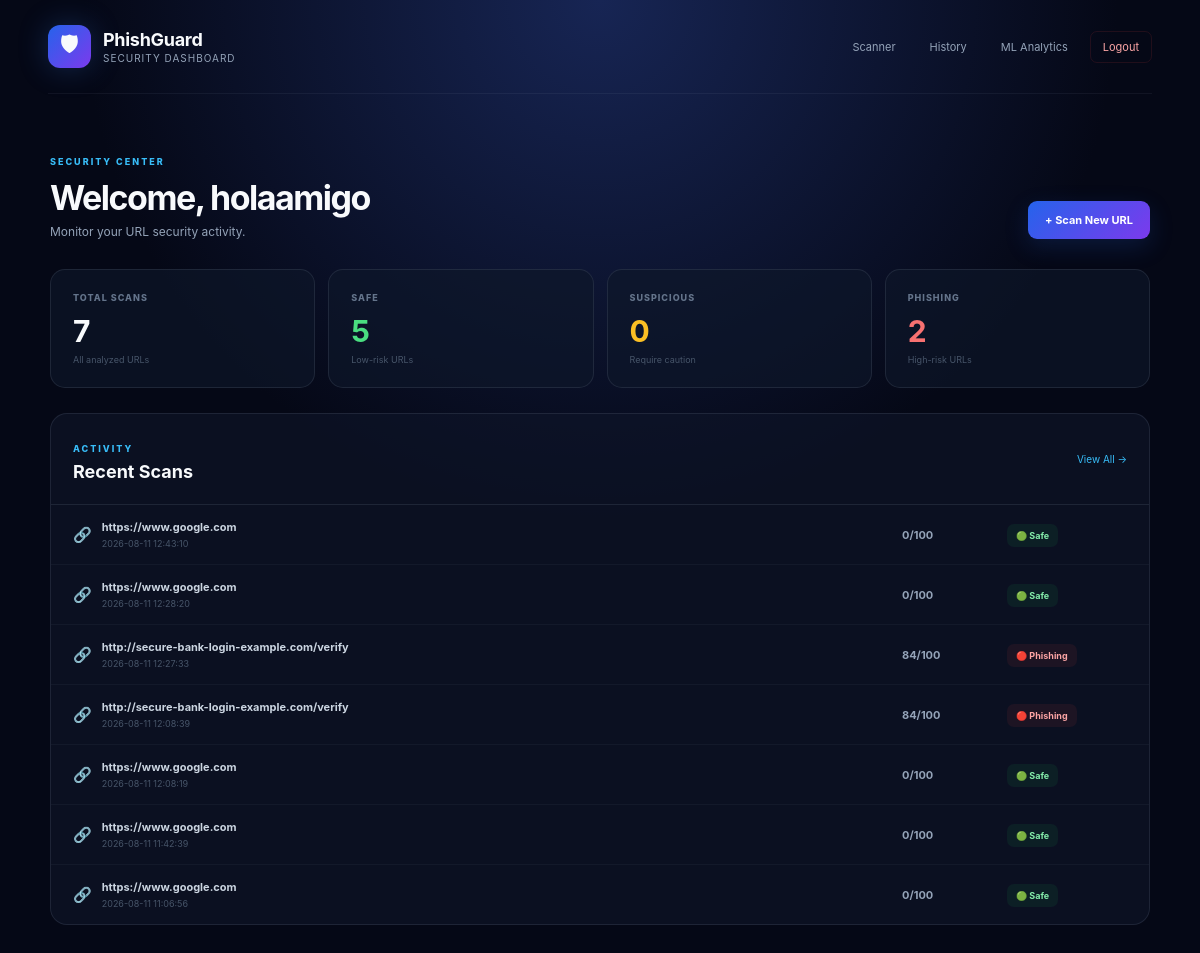
The app's page /dashboard (signed in) with its own data.
### tables this page shows
CREATE TABLE scans (

            id INTEGER PRIMARY KEY AUTOINCREMENT,

            user_id INTEGER,

            url TEXT NOT NULL,

            result TEXT NOT NULL,

            risk_score INTEGER NOT NULL,

            phishing_probability REAL NOT NULL,

            created_at TIMESTAMP DEFAULT CURRENT_TIMESTAMP,

            FOREIGN KEY(user_id)
                REFERENCES users(id)

        );

### app.py (the view)
@app.route("/dashboard")
@login_required
def dashboard():
    user_id = session["user_id"]
    connection = get_db()
    total = connection.execute(
        """
        SELECT COUNT(*)
        AS count

        FROM scans

        WHERE user_id = ?
        """,
        (user_id,)
    ).fetchone()["count"]
    safe = connection.execute(
        """
        SELECT COUNT(*)
        AS count

        FROM scans

        WHERE user_id = ?
        AND result = 'Safe'
        """,
        (user_id,)
    ).fetchone()["count"]
    suspicious = connection.execute(
        """
        SELECT COUNT(*)
        AS count

        FROM scans

        WHERE user_id = ?
        AND result = 'Suspicious'
        """,
        (user_id,)
    ).fetchone()["count"]
    phishing = connection.execute(
        """
        SELECT COUNT(*)
        AS count

        FROM scans

        WHERE user_id = ?
        AND result = 'Phishing'
        """,
        (user_id,)
    ).fetchone()["count"]
    recent_scans = connection.execute(
        """
        SELECT *

        FROM scans

        WHERE user_id = ?

        ORDER BY id DESC

        LIMIT 8
        """,
        (user_id,)
    ).fetchall()
    connection.close()
    return render_template(
        "dashboard.html",
        total=total,
        safe=safe,
        suspicious=suspicious,
        phishing=phishing,
        recent_scans=recent_scans
    )

### app.py (called while the page is built, shortened)
def get_db():
    connection = sqlite3.connect(
        DATABASE
    )
    connection.row_factory = sqlite3.Row
    return connection

def login_required(function):
    @wraps(function)
    def decorated_function(*args, **kwargs):
        return function(
            *args,
            **kwargs
        )
    return decorated_function

### templates/dashboard.html (shortened to what this page needs)
<!DOCTYPE html>
<html lang="en">
<head>
    <link rel="stylesheet"
          href="{{ url_for('static', filename='style.css') }}">
</head>
<body class="dashboard-page">
<nav class="dashboard-nav">
    <div class="brand">
        <div class="brand-icon">
            🛡
        </div>
        <div>
            <h2>
                PhishGuard
            </h2>
            <span>
                Security Dashboard
            </span>
        </div>
    </div>
    <div class="dashboard-links">
        <a href="{{ url_for('home') }}">
            Scanner
        </a>
        <a href="{{ url_for('history') }}">
            History
        </a>
        <a href="{{ url_for('ml_analytics') }}">
            ML Analytics
        </a>
        <a href="{{ url_for('logout') }}"
           class="logout-link">
            Logout
        </a>
    </div>
</nav>
<main class="dashboard-container">
<div class="dashboard-heading">
    <div>
        <span class="mini-label">
            SECURITY CENTER
        </span>
        <h1>
            Welcome, {{ session.username }}
        </h1>
        <p>
            Monitor your URL security activity.
        </p>
    </div>
    <a
        href="{{ url_for('home') }}"
        class="scan-new-button">
        + Scan New URL
    </a>
</div>
<div class="dashboard-stats">
    <div class="dashboard-stat">
        <span>
            TOTAL SCANS
        </span>
        <strong>
            {{ total }}
        </strong>
        <small>
            All analyzed URLs
        </small>
    </div>
    <div class="dashboard-stat safe-stat">
        <span>
            SAFE
        </span>
        <strong>
            {{ safe }}
        </strong>
        <small>
            Low-risk URLs
        </small>
    </div>
    <div class="dashboard-stat warning-stat">
        <span>
            SUSPICIOUS
        </span>
        <strong>
            {{ suspicious }}
        </strong>
        <small>
            Require caution
        </small>
    </div>
    <div class="dashboard-stat danger-stat">
        <span>
            PHISHING
        </span>
        <strong>
            {{ phishing }}
        </strong>
        <small>
            High-risk URLs
        </small>
    </div>
</div>
<div class="dashboard-panel">
    <div class="panel-header">
        <div>
            <span class="mini-label">
                ACTIVITY
            </span>
            <h2>
                Recent Scans
            </h2>
        </div>
        <a href="{{ url_for('history') }}">
            View All →
        </a>
    </div>
    {% if recent_scans %}
        <div class="scan-table">
            {% for scan in recent_scans %}
            <div class="scan-row">
                <div class="scan-url">
                    <span>
                        🔗
                    </span>
                    <div>
                        <strong>
                            {{ scan['url'] }}
                        </strong>
                        <small>
                            {{ scan['created_at'] }}
                        </small>
                    </div>
                </div>
                <div class="scan-score">
                    {{ scan['risk_score'] }}/100
                </div>
                <div>
                    {% if scan['result'] == 'Phishing' %}
                        <span class="result-badge phishing">
                            🔴 Phishing
                        </span>
                    {% elif scan['result'] == 'Suspicious' %}
                        <span class="result-badge suspicious">
                            🟠 Suspicious
                        </span>
                    {% else %}
                        <span class="result-badge safe">
                            🟢 Safe
                        </span>
                    {% endif %}
                </div>
            </div>
            {% endfor %}
        </div>
    {% endif %}
</div>
</main>
</body>
</html>

### static/style.css (style rules this page uses)
* { margin: 0; padding: 0; box-sizing: border-box; }
:root { --bg: #050816; --card: rgba(15, 23, 42, 0.72); --border: rgba(148, 163, 184, 0.14); --text: #f8fafc; --muted: #94a3b8; --blue: #38bdf8; --purple: #8b5cf6; --green: #22c55e; --red: #ef4444; }
body { font-family: Inter, ui-sans-serif, system-ui, -apple-system, BlinkMacSystemFont, "Segoe UI", sans-serif; background: var(--bg); color: var(--text); min-height: 100vh; overflow-x: hidden; }
.brand { display: flex; align-items: center; gap: 12px; }
.brand-icon { width: 43px; height: 43px; display: grid; place-items: center; border-radius: 12px; font-size: 22px; background: linear-gradient( 135deg, #2563eb, #7c3aed ); box-shadow: 0 0 30px rgba(59,130,246,0.25); }
.brand h2 { font-size: 18px; letter-spacing: -0.3px; }
.brand span { display: block; color: var(--muted); font-size: 10px; margin-top: 2px; letter-spacing: 1px; text-transform: uppercase; }
.mini-label { color: var(--blue); font-size: 9px; font-weight: 800; letter-spacing: 2px; }
.dashboard-page { min-height: 100vh; background: radial-gradient( circle at 50% 0%, #172554, #050816 45% ); color: var(--text); }
.dashboard-nav { width: min(1180px, 92%); margin: auto; padding: 25px 0; display: flex; justify-content: space-between; align-items: center; border-bottom: 1px solid rgba(148, 163, 184, 0.08); }
.dashboard-links { display: flex; gap: 10px; align-items: center; }
.dashboard-links a { padding: 8px 12px; border-radius: 7px; color: #94a3b8; font-size: 11px; text-decoration: none; transition: 0.2s; }
.dashboard-links .logout-link { color: #fca5a5; border: 1px solid rgba(239, 68, 68, 0.12); }
.dashboard-container { width: min(1100px, 92%); margin: auto; padding: 55px 0; }
.dashboard-heading { display: flex; justify-content: space-between; align-items: end; margin-bottom: 30px; }
.dashboard-heading h1 { margin-top: 8px; font-size: 34px; letter-spacing: -1.5px; }
.dashboard-heading p { color: var(--muted); font-size: 12px; margin-top: 6px; }
.scan-new-button { display: inline-block; padding: 12px 17px; border-radius: 9px; color: white; text-decoration: none; font-size: 11px; font-weight: 700; background: linear-gradient( 135deg, #2563eb, #7c3aed ); box-shadow: 0 8px 25px rgba(37, 99, 235, 0.18); }
.dashboard-stats { display: grid; grid-template-columns: repeat(4, 1fr); gap: 13px; margin-bottom: 25px; }
.dashboard-stat { padding: 22px; border-radius: 15px; border: 1px solid var(--border); background: rgba(15, 23, 42, 0.65); }
.dashboard-stat span { display: block; color: #64748b; font-size: 9px; font-weight: 800; letter-spacing: 1px; }
.dashboard-stat strong { display: block; margin-top: 10px; font-size: 30px; }
.dashboard-stat small { display: block; margin-top: 5px; color: #475569; font-size: 9px; }
.safe-stat strong { color: #4ade80; }
.warning-stat strong { color: #fbbf24; }
.danger-stat strong { color: #f87171; }
.dashboard-panel { border: 1px solid var(--border); border-radius: 17px; overflow: hidden; background: rgba(15, 23, 42, 0.6); }
.panel-header { padding: 22px; display: flex; justify-content: space-between; align-items: center; border-bottom: 1px solid var(--border); }
.panel-header h2 { margin-top: 5px; font-size: 18px; }
.panel-header a { color: #38bdf8; font-size: 10px; text-decoration: none; }
.scan-row { display: grid; grid-template-columns: 1fr 90px 120px; gap: 15px; align-items: center; padding: 15px 22px; border-bottom: 1px solid rgba(148, 163, 184, 0.06); }
.scan-row:last-child { border-bottom: none; }
.scan-url { display: flex; gap: 10px; align-items: center; min-width: 0; }
.scan-url > span { font-size: 15px; }
.scan-url strong { display: block; max-width: 500px; overflow: hidden; text-overflow: ellipsis; white-space: nowrap; color: #cbd5e1; font-size: 11px; }
.scan-url small { display: block; margin-top: 4px; color: #475569; font-size: 9px; }
.scan-score { color: #94a3b8; font-size: 11px; font-weight: 700; }
.result-badge { display: inline-block; padding: 6px 9px; border-radius: 7px; font-size: 9px; font-weight: 700; }
.result-badge.safe { color: #86efac; background: rgba(34, 197, 94, 0.08); }
.result-badge.phishing { color: #fca5a5; background: rgba(239, 68, 68, 0.08); }

### records on screen
scans: url "https://www.google.com", created_at "2026-08-11 12:43:10", risk_score "0", result "🟢 Safe"
scans: url "https://www.google.com", created_at "2026-08-11 12:28:20", risk_score "0", result "🟢 Safe"
scans: url "http://secure-bank-login-example.com/verify", created_at "2026-08-11 12:27:33", risk_score "84", result "🔴 Phishing"
scans: url "http://secure-bank-login-example.com/verify", created_at "2026-08-11 12:08:39", risk_score "84", result "🔴 Phishing"
scans: url "https://www.google.com", created_at "2026-08-11 12:08:19", risk_score "0", result "🟢 Safe"
scans: url "https://www.google.com", created_at "2026-08-11 11:42:39", risk_score "0", result "🟢 Safe"
scans: url "https://www.google.com", created_at "2026-08-11 11:06:56", risk_score "0", result "🟢 Safe"

### other values on screen
{{ session.username }} "holaamigo"
{{ total }} "7"
{{ safe }} "5"
{{ suspicious }} "0"
{{ phishing }} "2"
